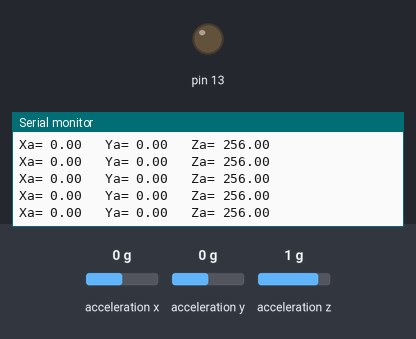
A sketch run on a simulated Arduino Uno, built with avr-gcc and run on an emulated ATmega328P. Parts: output pins drawn as LEDs (lit = HIGH), the last lines printed to the serial monitor. Wiring (inferred from the names in the program): ADXL345 accelerometer at I2C address 0x53. The test bench sets the inputs (shaded band); at power-on: acceleration x 0 g, acceleration y 0 g, acceleration z 1 g.

Above: at 1.2 s.
1.3 s: acceleration x set to -1.4 g
At 2.3 s:
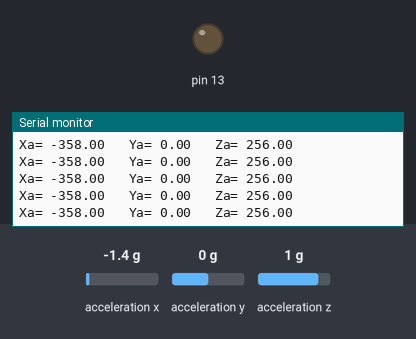
4.3 s: acceleration y set to 0.8 g
At 4.46 s:
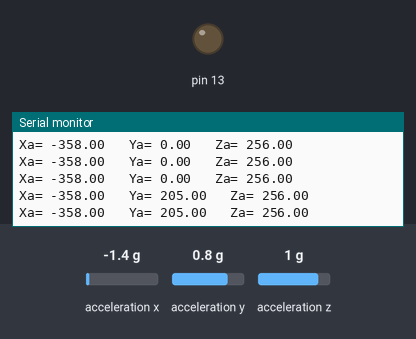
7.3 s: acceleration z set to 0 g
At 7.3 s:
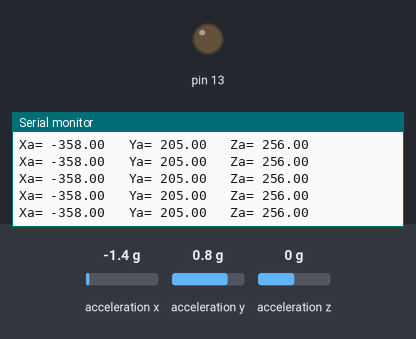

The sketch:

something.ino
```cpp
#include <Wire.h>
#include <Adafruit_Sensor.h>
#include <Adafruit_ADXL345_U.h>

int ADXL345 = 0x53;  // The ADXL345 sensor I2C address

float x, y, z;  // Outputs
float prev_z;
float error;

void setup() {
  Serial.begin(9600);  // Initiate serial communication for printing the results on the Serial monitor
  Wire.begin();        // Initiate the Wire library
  // Set ADXL345 in measuring mode
  Wire.beginTransmission(ADXL345);  // Start communicating with the device
  Wire.write(0x2D); // Access/ talk to POWER_CTL Register - 0x2D
  // Enable measurement

  Wire.write(8);  // (8dec -> 0000 1000 binary) Bit D3 High for measuring enable
  Wire.endTransmission();
  delay(10);
  pinMode(13, OUTPUT);
  digitalWrite(13, LOW);
}

void loop() {
  // === Read acceleromter data === //
  Wire.beginTransmission(ADXL345);
  Wire.write(0x32);  // Start with register 0x32 (ACCEL_XOUT_H)
  Wire.endTransmission(false);
  Wire.requestFrom(ADXL345, 6, true);    // Read 6 registers total, each axis value is stored in 2 registers
  x = (Wire.read() | Wire.read() << 8);  // X-axis value
  //x = x/256; //For a range of +-2g, we need to divide the raw values by 256, according to the datasheet
  y = (Wire.read() | Wire.read() << 8);  // Y-axis value
  //y = y/256;
  z = (Wire.read() | Wire.read() << 8);  // Z-axis value
  //z = z/256;

  error = z - prev_z;
  //Serial.println(error);

  // if(z > 0){
  //   digitalWrite(13, HIGH);
  // }

  // else{
  //   digitalWrite(13, LOW);
  // }

  if (z > 0 && error > 500 && x > !-300 && y < -100) {
    Serial.println("Positive Acceleration detected");
    digitalWrite(13, HIGH);
  }

  else if (z < 0 && error < -500) {
    digitalWrite(13, LOW);
  }

  Serial.print("Xa= ");
  Serial.print(x);
  Serial.print("   Ya= ");
  Serial.print(y);
  Serial.print("   Za= ");
  Serial.println(z);
}
```

Measured:
- after the input at 1.3 s, the serial monitor: prints a new line after 0.09 s (image 1)
- after the input at 4.3 s, the serial monitor: prints a new line after 0.09 s (image 2)
